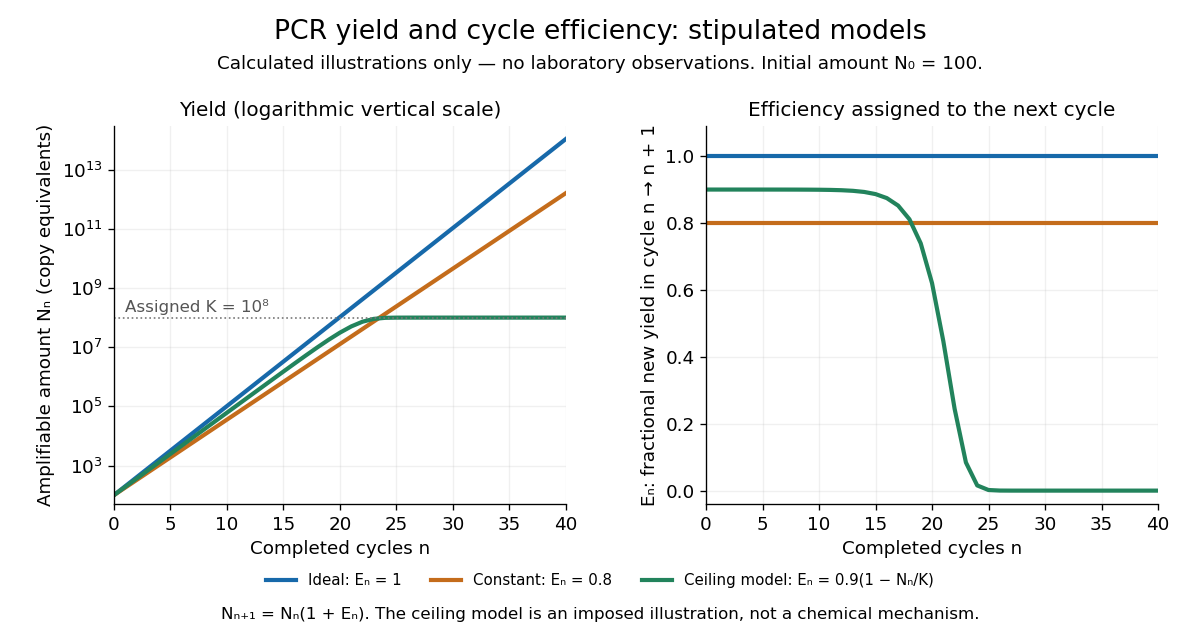

Source code (Python):
"""Explicitly stipulated PCR yield models, not observations or fitted kinetics.
Tested with Python 3.14, numpy 2.3.5 and matplotlib 3.10.7.
Run from _media; output uses this script's basename in the current directory.
"""
from pathlib import Path
import numpy as np
import matplotlib.pyplot as plt

INITIAL = 100.0
CEILING = 1e8
CYCLES = 40


def model():
    n = np.arange(CYCLES + 1)
    ideal = INITIAL * 2.0 ** n
    constant = INITIAL * 1.8 ** n
    plateau = np.empty(CYCLES + 1)
    efficiency = np.empty(CYCLES + 1)
    plateau[0] = INITIAL
    for k in n:
        efficiency[k] = .9 * (1 - plateau[k] / CEILING)
        if k < CYCLES:
            plateau[k + 1] = plateau[k] * (1 + efficiency[k])
    return n, ideal, constant, plateau, efficiency


def main():
    n, ideal, constant, plateau, efficiency = model()
    plt.rcParams.update({'font.family': 'DejaVu Sans', 'font.size': 11})
    fig, axes = plt.subplots(1, 2, figsize=(10, 5.25), dpi=120, facecolor='white')
    fig.subplots_adjust(left=.095, right=.965, top=.80, bottom=.20, wspace=.31)
    fig.suptitle('PCR yield and cycle efficiency: stipulated models', fontsize=16, y=.97)
    fig.text(.5, .89, 'Calculated illustrations only — no laboratory observations. Initial amount N₀ = 100.', ha='center', fontsize=11)
    colors = ['#1769aa', '#c46c1b', '#22835c']
    labels = ['Ideal: Eₙ = 1', 'Constant: Eₙ = 0.8', 'Ceiling model: Eₙ = 0.9(1 − Nₙ/K)']
    for amounts, color, label in zip([ideal, constant, plateau], colors, labels):
        axes[0].plot(n, amounts, color=color, label=label, lw=2.5)
    axes[0].set_yscale('log')
    axes[0].set_ylim(50, 3e14)
    axes[0].set_ylabel('Amplifiable amount Nₙ (copy equivalents)')
    axes[0].axhline(CEILING, color='#777777', lw=1, ls=':')
    axes[0].text(1, CEILING * 1.6, 'Assigned K = 10⁸', fontsize=10, color='#555555')
    axes[0].set_title('Yield (logarithmic vertical scale)', fontsize=12)
    for e, color in zip([np.ones(n.size), np.full(n.size, .8), efficiency], colors):
        axes[1].plot(n, e, lw=2.5, color=color)
    axes[1].set_ylim(-.04, 1.09)
    axes[1].set_ylabel('Eₙ: fractional new yield in cycle n → n + 1')
    axes[1].set_title('Efficiency assigned to the next cycle', fontsize=12)
    for ax in axes:
        ax.set_xlim(0, CYCLES)
        ax.set_xlabel('Completed cycles n')
        ax.grid(alpha=.18)
        ax.spines[['top', 'right']].set_visible(False)
    fig.legend(*axes[0].get_legend_handles_labels(), loc='lower center', bbox_to_anchor=(.5, .045), ncol=3, fontsize=9, frameon=False)
    fig.text(.5, .018, 'Nₙ₊₁ = Nₙ(1 + Eₙ). The ceiling model is an imposed illustration, not a chemical mechanism.', ha='center', fontsize=10)
    fig.savefig(Path(__file__).stem + '.png', facecolor='white', transparent=False)
    plt.close(fig)


if __name__ == '__main__':
    main()
